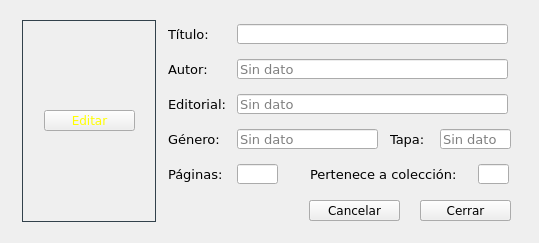
<?xml version="1.0" encoding="UTF-8"?>
<ui version="4.0">
 <class>MainWindow</class>
 <widget class="QMainWindow" name="MainWindow">
  <property name="geometry">
   <rect>
    <x>0</x>
    <y>0</y>
    <width>539</width>
    <height>243</height>
   </rect>
  </property>
  <property name="windowTitle">
   <string> GESTOR COMICS - Ficha cómic</string>
  </property>
  <widget class="QWidget" name="centralwidget">
   <widget class="QLineEdit" name="txt_editorial">
    <property name="enabled">
     <bool>true</bool>
    </property>
    <property name="geometry">
     <rect>
      <x>237</x>
      <y>94</y>
      <width>271</width>
      <height>20</height>
     </rect>
    </property>
    <property name="font">
     <font>
      <family>Verdana</family>
      <pointsize>10</pointsize>
     </font>
    </property>
    <property name="styleSheet">
     <string notr="true"/>
    </property>
    <property name="readOnly">
     <bool>true</bool>
    </property>
    <property name="placeholderText">
     <string>Sin dato</string>
    </property>
   </widget>
   <widget class="QLineEdit" name="txt_titulo">
    <property name="enabled">
     <bool>true</bool>
    </property>
    <property name="geometry">
     <rect>
      <x>237</x>
      <y>24</y>
      <width>271</width>
      <height>20</height>
     </rect>
    </property>
    <property name="font">
     <font>
      <family>Verdana</family>
      <pointsize>10</pointsize>
     </font>
    </property>
    <property name="styleSheet">
     <string notr="true"/>
    </property>
    <property name="readOnly">
     <bool>true</bool>
    </property>
   </widget>
   <widget class="QLabel" name="lbl_genero">
    <property name="geometry">
     <rect>
      <x>168</x>
      <y>129</y>
      <width>61</width>
      <height>20</height>
     </rect>
    </property>
    <property name="font">
     <font>
      <family>Verdana</family>
      <pointsize>10</pointsize>
     </font>
    </property>
    <property name="text">
     <string>Género:</string>
    </property>
   </widget>
   <widget class="QLabel" name="lbl_paginas">
    <property name="geometry">
     <rect>
      <x>168</x>
      <y>164</y>
      <width>61</width>
      <height>20</height>
     </rect>
    </property>
    <property name="font">
     <font>
      <family>Verdana</family>
      <pointsize>10</pointsize>
     </font>
    </property>
    <property name="text">
     <string>Páginas:</string>
    </property>
   </widget>
   <widget class="QLineEdit" name="txt_autor">
    <property name="enabled">
     <bool>true</bool>
    </property>
    <property name="geometry">
     <rect>
      <x>237</x>
      <y>59</y>
      <width>271</width>
      <height>20</height>
     </rect>
    </property>
    <property name="font">
     <font>
      <family>Verdana</family>
      <pointsize>10</pointsize>
     </font>
    </property>
    <property name="styleSheet">
     <string notr="true"/>
    </property>
    <property name="readOnly">
     <bool>true</bool>
    </property>
    <property name="placeholderText">
     <string>Sin dato</string>
    </property>
   </widget>
   <widget class="QLabel" name="lbl_autor">
    <property name="geometry">
     <rect>
      <x>168</x>
      <y>59</y>
      <width>61</width>
      <height>20</height>
     </rect>
    </property>
    <property name="font">
     <font>
      <family>Verdana</family>
      <pointsize>10</pointsize>
     </font>
    </property>
    <property name="text">
     <string>Autor:</string>
    </property>
   </widget>
   <widget class="QLabel" name="lbl_titulo">
    <property name="geometry">
     <rect>
      <x>168</x>
      <y>24</y>
      <width>61</width>
      <height>20</height>
     </rect>
    </property>
    <property name="font">
     <font>
      <family>Verdana</family>
      <pointsize>10</pointsize>
     </font>
    </property>
    <property name="text">
     <string>Título:</string>
    </property>
   </widget>
   <widget class="QLabel" name="lbl_editorial">
    <property name="geometry">
     <rect>
      <x>168</x>
      <y>94</y>
      <width>63</width>
      <height>20</height>
     </rect>
    </property>
    <property name="font">
     <font>
      <family>Verdana</family>
      <pointsize>10</pointsize>
     </font>
    </property>
    <property name="text">
     <string>Editorial:</string>
    </property>
   </widget>
   <widget class="QPushButton" name="btn_editar">
    <property name="geometry">
     <rect>
      <x>309</x>
      <y>200</y>
      <width>91</width>
      <height>21</height>
     </rect>
    </property>
    <property name="font">
     <font>
      <family>Verdana</family>
      <pointsize>9</pointsize>
     </font>
    </property>
    <property name="text">
     <string>Editar</string>
    </property>
   </widget>
   <widget class="QLabel" name="lbl_tapa">
    <property name="geometry">
     <rect>
      <x>390</x>
      <y>129</y>
      <width>44</width>
      <height>20</height>
     </rect>
    </property>
    <property name="font">
     <font>
      <family>Verdana</family>
      <pointsize>10</pointsize>
     </font>
    </property>
    <property name="text">
     <string>Tapa:</string>
    </property>
   </widget>
   <widget class="QLabel" name="lbl_imagen">
    <property name="geometry">
     <rect>
      <x>22</x>
      <y>20</y>
      <width>134</width>
      <height>202</height>
     </rect>
    </property>
    <property name="font">
     <font>
      <family>Verdana</family>
      <pointsize>9</pointsize>
     </font>
    </property>
    <property name="styleSheet">
     <string notr="true">*{background-color: transparent; border:1px solid #32414B;}</string>
    </property>
    <property name="text">
     <string/>
    </property>
    <property name="alignment">
     <set>Qt::AlignCenter</set>
    </property>
   </widget>
   <widget class="QLineEdit" name="txt_genero">
    <property name="enabled">
     <bool>true</bool>
    </property>
    <property name="geometry">
     <rect>
      <x>237</x>
      <y>129</y>
      <width>141</width>
      <height>20</height>
     </rect>
    </property>
    <property name="font">
     <font>
      <family>Verdana</family>
      <pointsize>10</pointsize>
     </font>
    </property>
    <property name="styleSheet">
     <string notr="true"/>
    </property>
    <property name="readOnly">
     <bool>true</bool>
    </property>
    <property name="placeholderText">
     <string>Sin dato</string>
    </property>
   </widget>
   <widget class="QLineEdit" name="txt_paginas">
    <property name="enabled">
     <bool>true</bool>
    </property>
    <property name="geometry">
     <rect>
      <x>237</x>
      <y>164</y>
      <width>41</width>
      <height>20</height>
     </rect>
    </property>
    <property name="font">
     <font>
      <family>Verdana</family>
      <pointsize>10</pointsize>
     </font>
    </property>
    <property name="styleSheet">
     <string notr="true"/>
    </property>
    <property name="readOnly">
     <bool>true</bool>
    </property>
   </widget>
   <widget class="QLineEdit" name="txt_tapa">
    <property name="enabled">
     <bool>true</bool>
    </property>
    <property name="geometry">
     <rect>
      <x>440</x>
      <y>129</y>
      <width>71</width>
      <height>20</height>
     </rect>
    </property>
    <property name="font">
     <font>
      <family>Verdana</family>
      <pointsize>10</pointsize>
     </font>
    </property>
    <property name="styleSheet">
     <string notr="true"/>
    </property>
    <property name="readOnly">
     <bool>true</bool>
    </property>
    <property name="placeholderText">
     <string>Sin dato</string>
    </property>
   </widget>
   <widget class="QLabel" name="lbl_coleccion">
    <property name="geometry">
     <rect>
      <x>310</x>
      <y>164</y>
      <width>160</width>
      <height>20</height>
     </rect>
    </property>
    <property name="font">
     <font>
      <family>Verdana</family>
      <pointsize>10</pointsize>
     </font>
    </property>
    <property name="text">
     <string>Pertenece a colección:</string>
    </property>
   </widget>
   <widget class="QLineEdit" name="txt_coleccion">
    <property name="enabled">
     <bool>true</bool>
    </property>
    <property name="geometry">
     <rect>
      <x>478</x>
      <y>164</y>
      <width>31</width>
      <height>20</height>
     </rect>
    </property>
    <property name="font">
     <font>
      <family>Verdana</family>
      <pointsize>10</pointsize>
     </font>
    </property>
    <property name="styleSheet">
     <string notr="true"/>
    </property>
    <property name="readOnly">
     <bool>true</bool>
    </property>
   </widget>
   <widget class="QPushButton" name="btn_guardar">
    <property name="geometry">
     <rect>
      <x>420</x>
      <y>200</y>
      <width>91</width>
      <height>21</height>
     </rect>
    </property>
    <property name="font">
     <font>
      <family>Verdana</family>
      <pointsize>9</pointsize>
     </font>
    </property>
    <property name="text">
     <string>Guardar</string>
    </property>
   </widget>
   <widget class="QLabel" name="lbl_sin_portada">
    <property name="geometry">
     <rect>
      <x>24</x>
      <y>98</y>
      <width>130</width>
      <height>41</height>
     </rect>
    </property>
    <property name="font">
     <font>
      <family>Verdana</family>
      <pointsize>9</pointsize>
     </font>
    </property>
    <property name="styleSheet">
     <string notr="true"/>
    </property>
    <property name="text">
     <string>Sin portada</string>
    </property>
    <property name="alignment">
     <set>Qt::AlignCenter</set>
    </property>
   </widget>
   <widget class="QPushButton" name="btn_editar_portada">
    <property name="geometry">
     <rect>
      <x>44</x>
      <y>110</y>
      <width>91</width>
      <height>21</height>
     </rect>
    </property>
    <property name="font">
     <font>
      <family>Verdana</family>
      <pointsize>9</pointsize>
     </font>
    </property>
    <property name="styleSheet">
     <string notr="true">*{color: yellow;}</string>
    </property>
    <property name="text">
     <string>Editar</string>
    </property>
   </widget>
   <widget class="QPushButton" name="btn_cancelar">
    <property name="geometry">
     <rect>
      <x>309</x>
      <y>200</y>
      <width>91</width>
      <height>21</height>
     </rect>
    </property>
    <property name="font">
     <font>
      <family>Verdana</family>
      <pointsize>9</pointsize>
     </font>
    </property>
    <property name="text">
     <string>Cancelar</string>
    </property>
   </widget>
   <widget class="QPushButton" name="btn_cerrar">
    <property name="geometry">
     <rect>
      <x>420</x>
      <y>200</y>
      <width>91</width>
      <height>21</height>
     </rect>
    </property>
    <property name="font">
     <font>
      <family>Verdana</family>
      <pointsize>9</pointsize>
     </font>
    </property>
    <property name="text">
     <string>Cerrar</string>
    </property>
   </widget>
   <zorder>lbl_sin_portada</zorder>
   <zorder>txt_editorial</zorder>
   <zorder>txt_titulo</zorder>
   <zorder>lbl_genero</zorder>
   <zorder>lbl_paginas</zorder>
   <zorder>txt_autor</zorder>
   <zorder>lbl_autor</zorder>
   <zorder>lbl_titulo</zorder>
   <zorder>lbl_editorial</zorder>
   <zorder>btn_editar</zorder>
   <zorder>lbl_tapa</zorder>
   <zorder>lbl_imagen</zorder>
   <zorder>txt_genero</zorder>
   <zorder>txt_paginas</zorder>
   <zorder>txt_tapa</zorder>
   <zorder>lbl_coleccion</zorder>
   <zorder>txt_coleccion</zorder>
   <zorder>btn_guardar</zorder>
   <zorder>btn_editar_portada</zorder>
   <zorder>btn_cancelar</zorder>
   <zorder>btn_cerrar</zorder>
  </widget>
 </widget>
 <tabstops>
  <tabstop>txt_titulo</tabstop>
  <tabstop>txt_autor</tabstop>
  <tabstop>txt_editorial</tabstop>
  <tabstop>txt_genero</tabstop>
  <tabstop>txt_tapa</tabstop>
  <tabstop>txt_paginas</tabstop>
  <tabstop>txt_coleccion</tabstop>
  <tabstop>btn_editar</tabstop>
  <tabstop>btn_cancelar</tabstop>
  <tabstop>btn_guardar</tabstop>
  <tabstop>btn_editar_portada</tabstop>
 </tabstops>
 <resources/>
 <connections/>
</ui>
